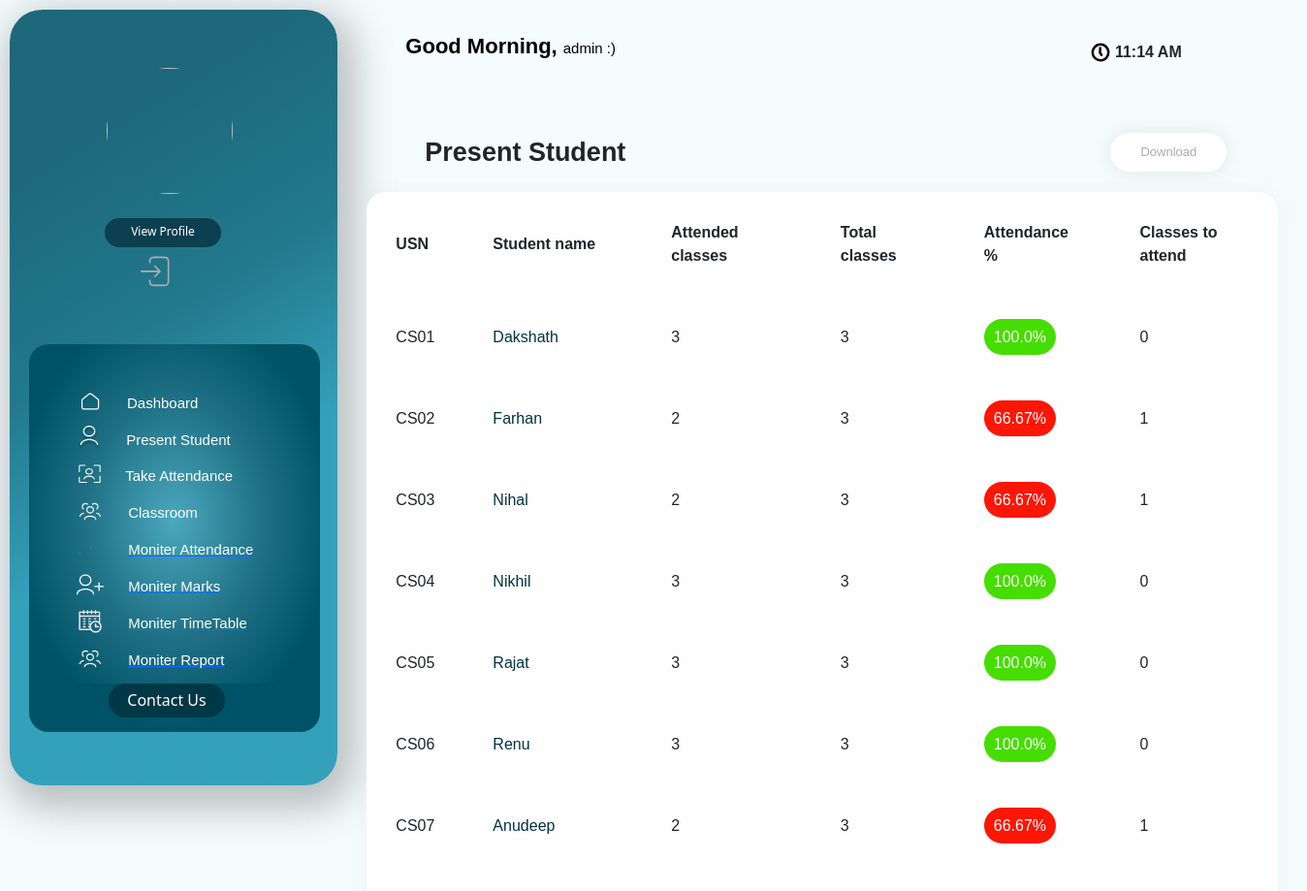
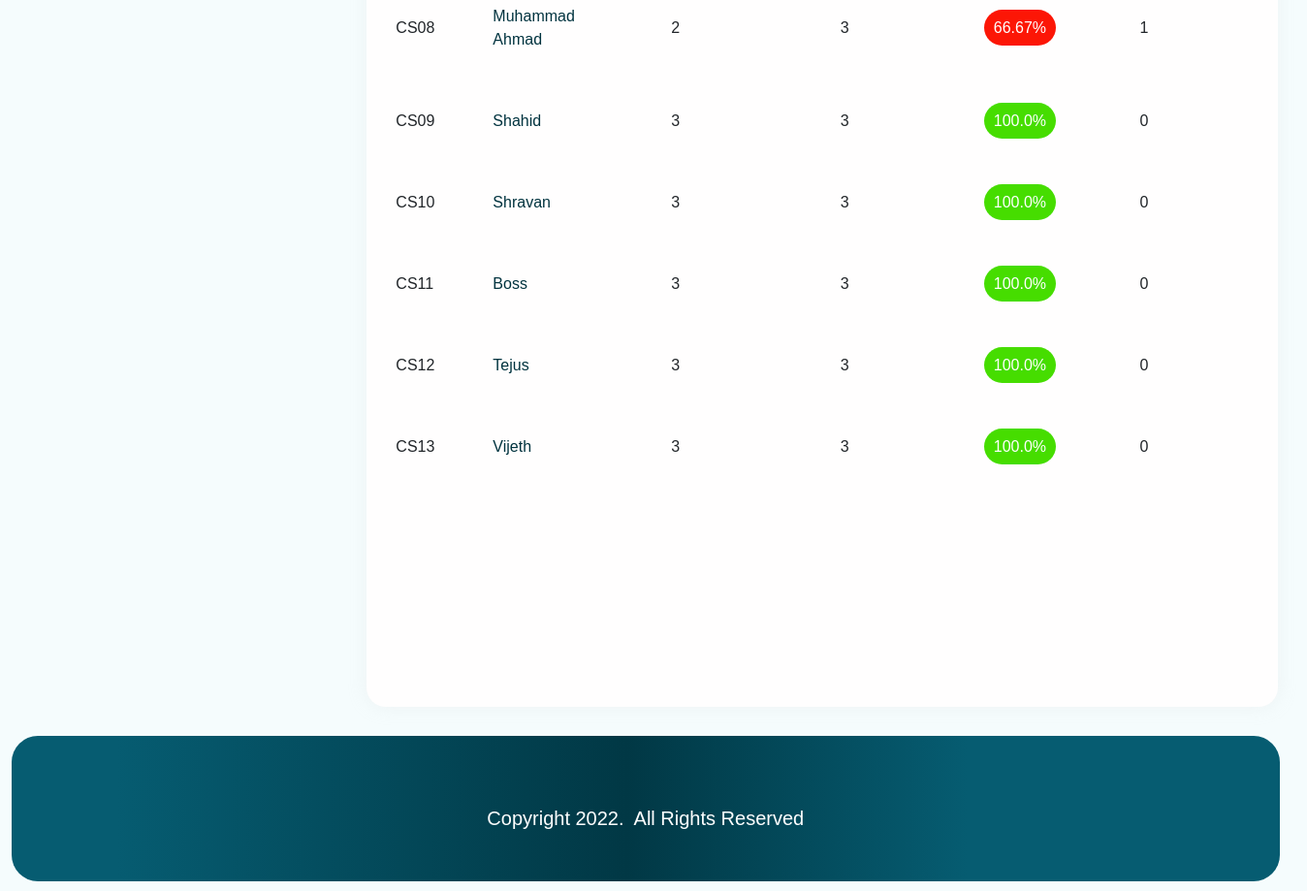
The page /teacher/6/Students/attendance/ (signed in) on the database as committed earlier (2 pictures, top to bottom).
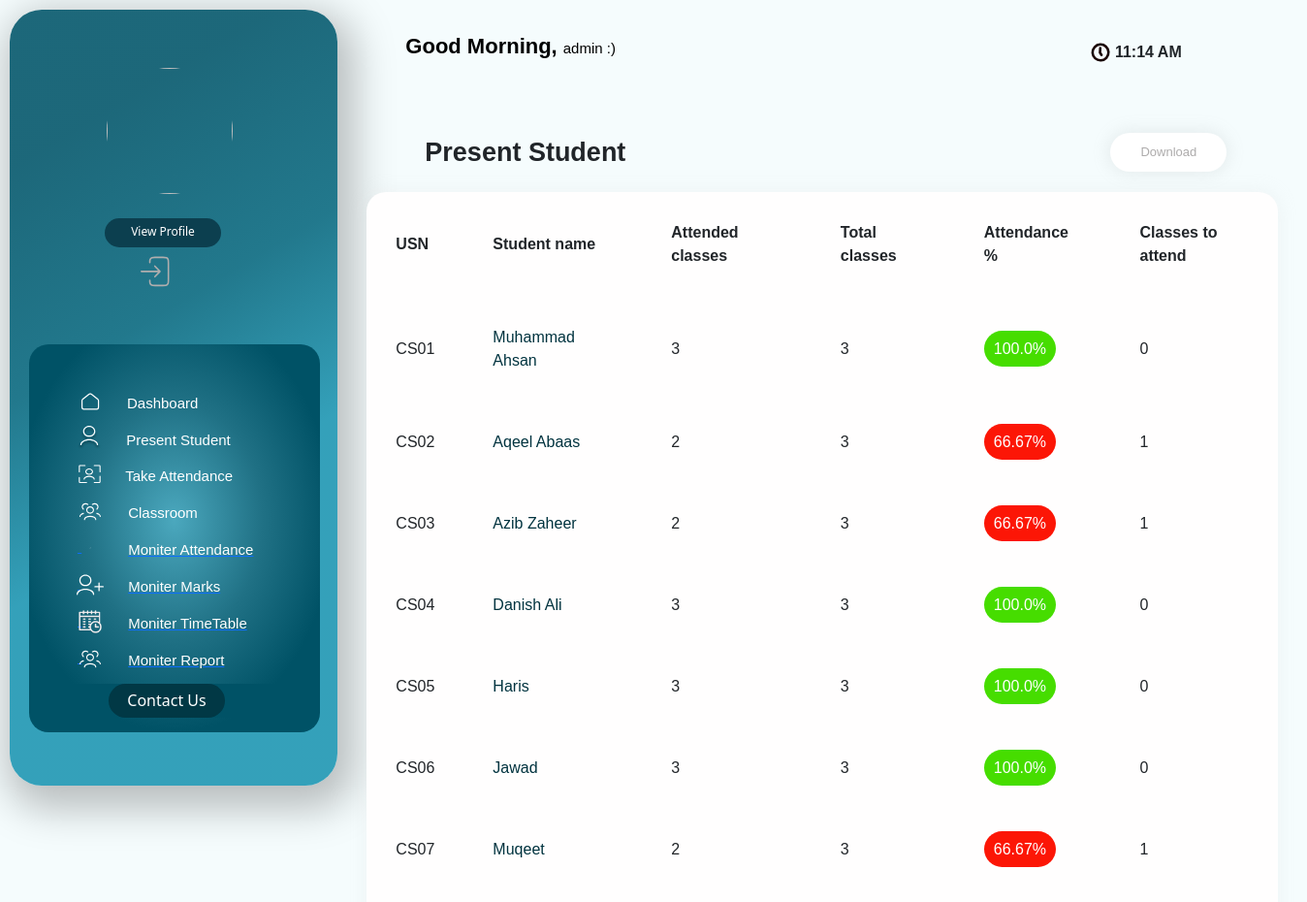
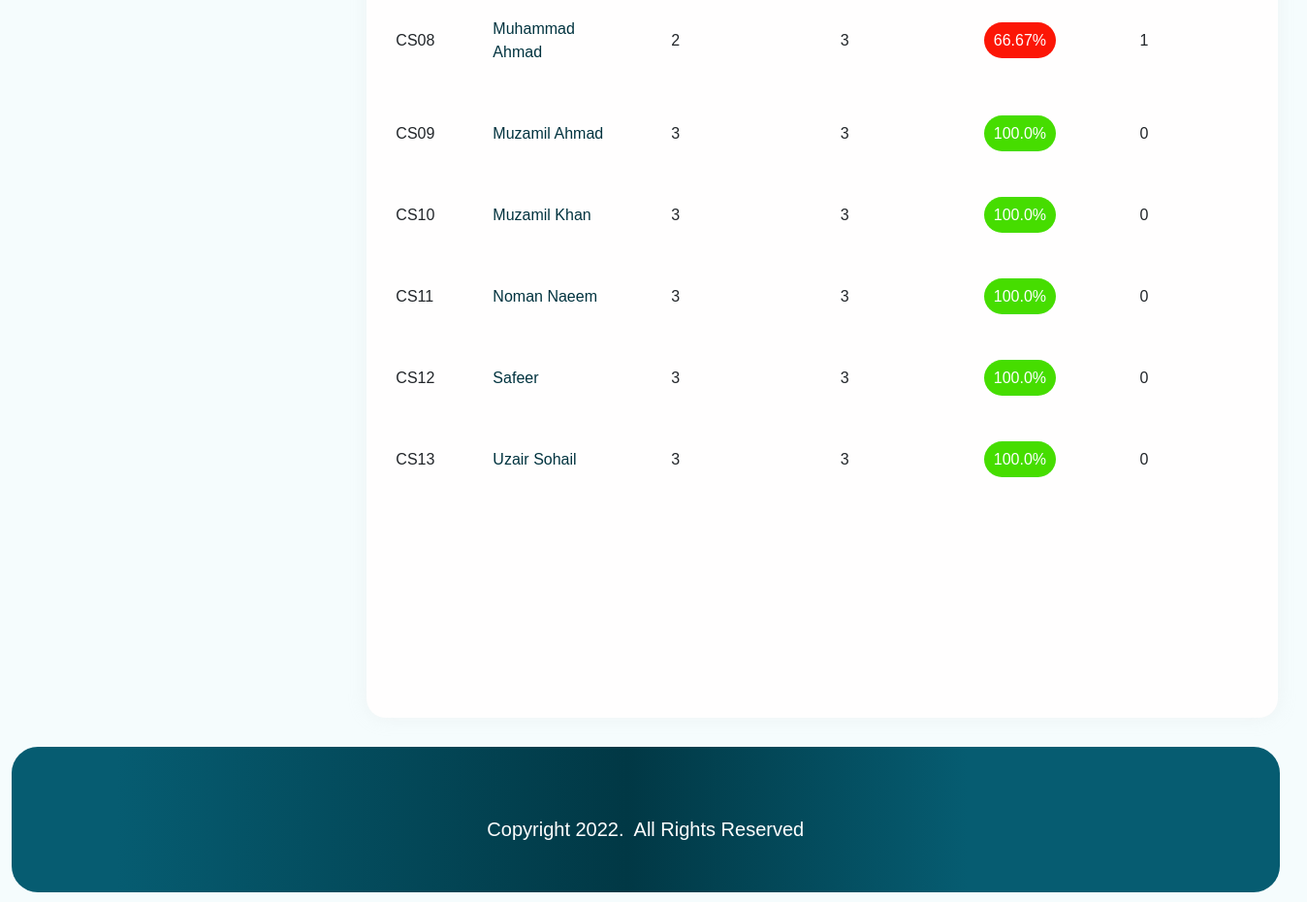
The same page on the database as committed later (2 pictures, top to bottom).
### info/models.py (models this page shows)
class AttendanceTotal(models.Model):
    course = models.ForeignKey(Course, on_delete=models.CASCADE)
    student = models.ForeignKey(Student, on_delete=models.CASCADE)
    class Meta:
        unique_together = (('student', 'course'),)
    @property
    def att_class(self):
        stud = Student.objects.get(name=self.student)
        cr = Course.objects.get(name=self.course)
        att_class = Attendance.objects.filter(course=cr, student=stud, status='True').count()
        return att_class
    @property
    def total_class(self):
        stud = Student.objects.get(name=self.student)
        cr = Course.objects.get(name=self.course)
        total_class = Attendance.objects.filter(course=cr, student=stud).count()
        return total_class
    @property
    def attendance(self):
        stud = Student.objects.get(name=self.student)
        cr = Course.objects.get(name=self.course)
        total_class = Attendance.objects.filter(course=cr, student=stud).count()
        att_class = Attendance.objects.filter(course=cr, student=stud, status='True').count()
        if total_class == 0:
            attendance = 0
        else:
            attendance = round(att_class / total_class * 100, 2)
        return attendance
    @property
    def classes_to_attend(self):
        stud = Student.objects.get(name=self.student)
        cr = Course.objects.get(name=self.course)
        total_class = Attendance.objects.filter(course=cr, student=stud).count()
        att_class = Attendance.objects.filter(course=cr, student=stud, status='True').count()
        cta = math.ceil((0.75 * total_class - att_class) / 0.25)
        if cta < 0:
            return 0
        return cta

class Student(models.Model):
    user = models.OneToOneField(User, on_delete=models.CASCADE, null=True)
    class_id = models.ForeignKey(Class, on_delete=models.CASCADE, default=1)
    USN = models.CharField(primary_key='True', max_length=100)
    name = models.CharField(max_length=200)
    Reg = models.TextField(max_length=50,null=True)
    ph = models.TextField(max_length=50)
    email = models.TextField(max_length=50)
    cnic = models.TextField(max_length=50)
    sex = models.CharField(max_length=50, choices=sex_choice, default='Male')
    DOB = models.DateField(default='1998-01-01')
    image = models.ImageField(upload_to=filepath, null=True, blank=True)
    def __str__(self):
        return self.name

class Course(models.Model):
    dept = models.ForeignKey(Dept, on_delete=models.CASCADE)
    id = models.CharField(primary_key='True', max_length=50)
    name = models.CharField(max_length=50)
    shortname = models.CharField(max_length=50, default='X')
    def __str__(self):
        return self.name

### info/views.py (the view)
# urls.py: path('teacher/<int:assign_id>/Students/attendance/', views.t_student, name='t_student'),
@login_required()
def t_student(request, assign_id):
    ass = Assign.objects.get(id=assign_id)
    att_list = []
    for stud in ass.class_id.student_set.all():
        try:
            a = AttendanceTotal.objects.get(student=stud, course=ass.course)
        except AttendanceTotal.DoesNotExist:
            a = AttendanceTotal(student=stud, course=ass.course)
            a.save()
        att_list.append(a)
    return render(request, 'info/t_students.html', {'att_list': att_list,'date': g, 'time': current_time})

### info/templates/info/t_students.html (shortened to what the changed rows need)
<!DOCTYPE html>
<html lang="en">
<head>
     <link href="https://cdn.jsdelivr.net/npm/bootstrap@5.2.0-beta1/dist/css/bootstrap.min.css" rel="stylesheet">
</head>
<body style="background-color: rgba(245, 252, 253, 0.94)">
  <div    >
    <div class="maiin">
        <div class="upcnt">
            <div class="upritcnt">
                <div class="Attendance">
                    <div style="height: 90vh;" class="prescont">
                    <table id="studnt">
                  <thead>
                    <tr>
                        <th>USN</th>
                        <th>Student name</th>
                        <th>Attended classes</th>
                        <th>Total classes</th>
                        <th>Attendance %</th>
                        <th>Classes to attend</th>
                    </tr>
                  </thead>
                  <tbody>
                    {% for a in att_list %}
                    <tr>
                        <td>{{ a.student_id }}</td>
                        <td><a style="text-decoration: none; color: #01333f;" href="{% url 't_attendance_detail' a.student.USN a.course_id %}">{{ a.student.name }}</a></td>
                        <td>{{ a.att_class }}</td>
                        <td>{{ a.total_class }}</td>
                        {% if a.attendance < 75 %}
                            <td ><span style="background-color: rgb(252, 22, 6); border-radius: 20px; color: white; padding: 10px;">{{ a.attendance }}%</span></td>
                        {% else %}
                            <td ><span style="background-color: rgb(70, 221, 0); border-radius: 20px; color: white; padding: 10px;">{{ a.attendance }}%</span></td>
                        {% endif %}
                        <td>{{ a.classes_to_attend }}</td>
                    </tr>
                    {% empty %}
                            <p>No students</p>
                    {% endfor %}
                  </tbody>
                </table>
              </div>
            </div>
        </div>
    </div>
</div>
</div>
</body>
</html>

Rows that differ between the two databases and show on the page:
changed through a linked row, AttendanceTotal "CS01": student.name "Dakshath" → "Muhammad Ahsan"
changed through a linked row, AttendanceTotal "CS02": student.name "Farhan" → "Aqeel Abaas"
changed through a linked row, AttendanceTotal "CS03": student.name "Nihal" → "Azib Zaheer"
changed through a linked row, AttendanceTotal "CS04": student.name "Nikhil" → "Danish Ali"
changed through a linked row, AttendanceTotal "CS05": student.name "Rajat" → "Haris"
changed through a linked row, AttendanceTotal "CS06": student.name "Renu" → "Jawad"
changed through a linked row, AttendanceTotal "CS07": student.name "Anudeep" → "Muqeet"
changed through a linked row, AttendanceTotal "CS09": student.name "Shahid" → "Muzamil Ahmad"
changed through a linked row, AttendanceTotal "CS10": student.name "Shravan" → "Muzamil Khan"
changed through a linked row, AttendanceTotal "CS11": student.name "Boss" → "Noman Naeem"
changed through a linked row, AttendanceTotal "CS12": student.name "Tejus" → "Safeer"
changed through a linked row, AttendanceTotal "CS13": student.name "Vijeth" → "Uzair Sohail"
